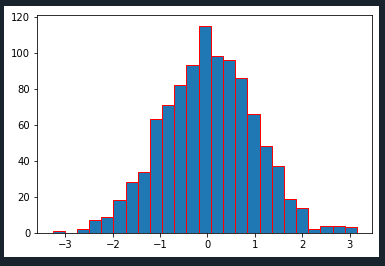

Reproduce this figure in Python.
# -*- coding: utf-8 -*-
"""
Created on Fri Dec 10 08:52:21 2021

@author: user
"""

import matplotlib.pyplot as plt
import numpy as np
y=np.random.randn(1000)
plt.hist(y,25,edgecolor="red")
plt.show()
